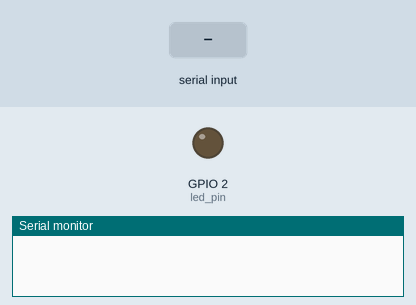
Simulated run of this sketch. Board: ESP32. Shown: output pins drawn as LEDs (lit = HIGH), the last lines printed to the serial monitor. The test bench sets the inputs (shaded band).

Above: at 1.2 s.
1.3 s: "5\n" received over Serial
At 3.2 s:
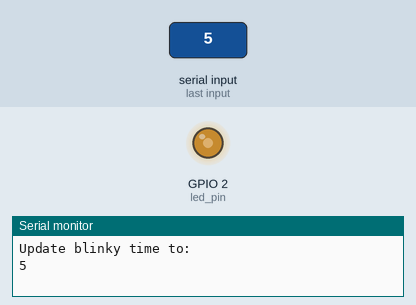
3.5 s: "90,45\n" received over Serial
At 4.14 s:
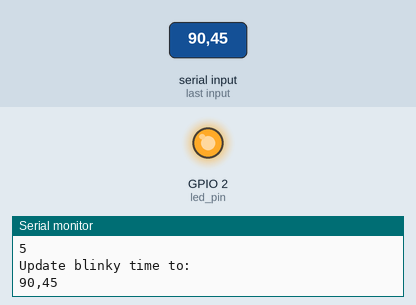
Timing chart, 0 to 12.5 s (numbered marks = the images above; inputs shaded):
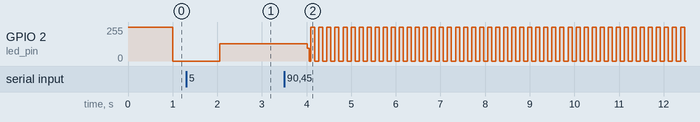

The sketch:

user_input_blinky.ino
```cpp
// only one core for demo purposes
#if CONFIG_FREERTOS_UNICORE
  static const BaseTye_t app_cpu = 0; // BaseType_t is an int
#else
  static const BaseType_t app_cpu = 1;
#endif

// Task handles if needed
static TaskHandle_t task1 = NULL; // TaskHandle_t is a void *
static TaskHandle_t task2 = NULL;

// create a buffer for receiving messages from USB
const unsigned int max_buffer_length = 7; // maximum length is 6 plus null termination
static char buffer_arr[max_buffer_length];

// communication variable - no need to make it thread safe since a read or write function to an int is per se atomic
unsigned int blinkyTime = 1000; // ms
bool valueChanged = true;

// led pin on esp32
int led_pin = 2;

// helper functions
void printToSerialInteraction(char* msg) {
  // print the change message to the serial console
  if (NULL != msg) {
    const char* constMsg = msg;
    Serial.println();
    int len = strlen(constMsg);
    for (int i = 0; i < len; i++) {
      Serial.print(constMsg[i]);
    }
    Serial.println();
  }
}

// task functions
void blinkyFunction(void* params) {
  pinMode(led_pin, OUTPUT);
  while(1) {
    digitalWrite(led_pin, HIGH);
    vTaskDelay(blinkyTime / portTICK_PERIOD_MS);
    digitalWrite(led_pin, LOW);
    vTaskDelay(blinkyTime / portTICK_PERIOD_MS);
  }
}

void serialInputFunction(void* params) {
  // create printout message
  char* successMsg = "Changed blinky successful to ";
  char* errorMsg = "Invalid change request. Please insert a valid unsigned integer value";
  char* msgToUse;

  // setup serial communication
  Serial.begin(300);
  unsigned int newBlinkyVal = 0;
  unsigned int oldBlinkyVal = 0;
  unsigned int idx = 0;
  while(1) {
    msgToUse = NULL;
    // check and validate value change
    if (Serial.available() > 0) {
      char tmpVal = Serial.read();
      if (tmpVal != '\n' && idx < max_buffer_length) {
        buffer_arr[idx] = tmpVal;
        idx++;
      } else if (tmpVal == '\n' && idx < max_buffer_length) {
        // nullterminate the string
        buffer_arr[idx] = '\0';
        // convert to int
        printToSerialInteraction("Update blinky time to:");
        printToSerialInteraction(buffer_arr);
        blinkyTime = atoi(buffer_arr);
        // reset
        memset(buffer_arr, 0, max_buffer_length);
        idx = 0;
      } else {
        printToSerialInteraction("Your input was too long. Please try again!");
        // reset
        memset(buffer_arr, 0, max_buffer_length);
        idx = 0;
      }

    }
    vTaskDelay(100 / portTICK_PERIOD_MS);
  }
}

void setup() {

  // create blinky task
  xTaskCreatePinnedToCore(
    blinkyFunction,
    "Blinky",
    1024,
    NULL,
    1,
    &task1,
    app_cpu
  );

  // create blinky task
  xTaskCreatePinnedToCore(
    serialInputFunction,
    "Serial",
    1024,
    NULL,
    2,
    &task2,
    app_cpu
  );

}

void loop() {
  // put your main code here, to run repeatedly:
}
```

Measured:
- after the input at 3.5 s, GPIO 2 (led_pin): 128/255 → 96/255 after 0.52 s, then moves between 0/255 and 255/255, repeating every 0.36 s
